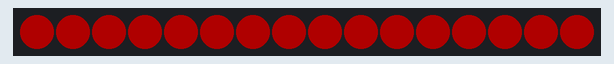
Recording of a sketch running on a simulated Arduino Uno, built with avr-gcc and run on an emulated ATmega328P. On the bench: 16 RGB LEDs in strip order, left to right. Dim RGB values are drawn brighter than linear.

Above: at 0.1 s.
At 4.45 s:
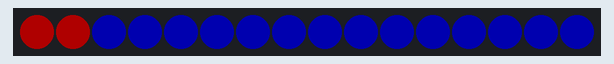
At 13.03 s:
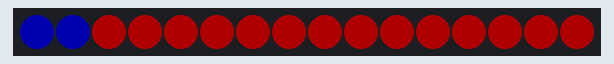
At 21.3 s:
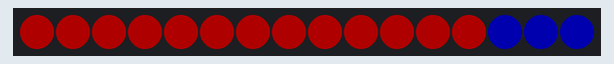
At 28.2 s:
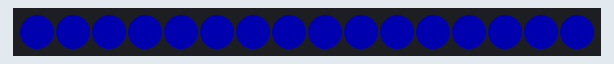
At 38.94 s:
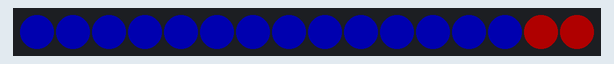

The sketch:

vrc-v1.ino
```cpp
// VeX VRC 2022-2023 Spin Up
// Excellence Trophy Lighting

// by Thomas Dodds

// NeoPixels connected to pin 6

#include <Adafruit_NeoPixel.h>

#define PIXEL_COUNT 16
#define PIXEL_PIN 6
#define BRIGHTNESS 140

float pos;
int offset, attribute;
uint32_t color_set;
bool color_red, dir, coldir;

Adafruit_NeoPixel strip(PIXEL_COUNT, PIXEL_PIN, NEO_GRB + NEO_KHZ800);

void setup() {
  strip.begin();
}

void loop() {
  if(dir){
    offset++;
  }else{
    offset--;
  }
  if((offset >= 180 && dir) || (offset <= 0 && !dir)){
    coldir = !coldir;
    if( coldir ){
      dir = !dir;
    }
    if(dir){
      offset = 0;
    }else{
      offset = 180;
    }
  }
  pos = (cos(radians(offset)) + 0.9) * PIXEL_COUNT / 1.8;

  for(int i = 0; i < PIXEL_COUNT; i++){
    color_red = (i < pos) ^ coldir ^ dir;
    color_set = strip.gamma32(strip.Color(BRIGHTNESS * color_red, 0, BRIGHTNESS * !color_red));
    strip.setPixelColor(i, color_set);
  }

  strip.show();
  delay(7);
}
```
